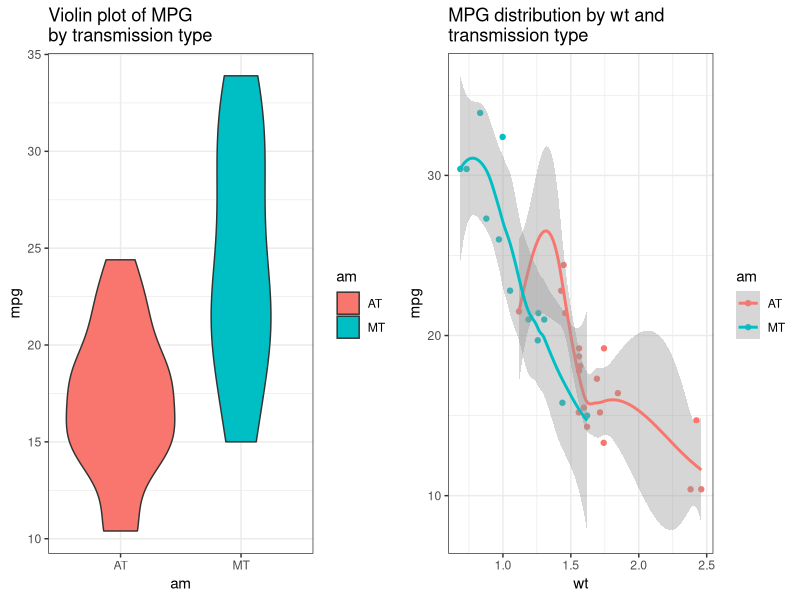
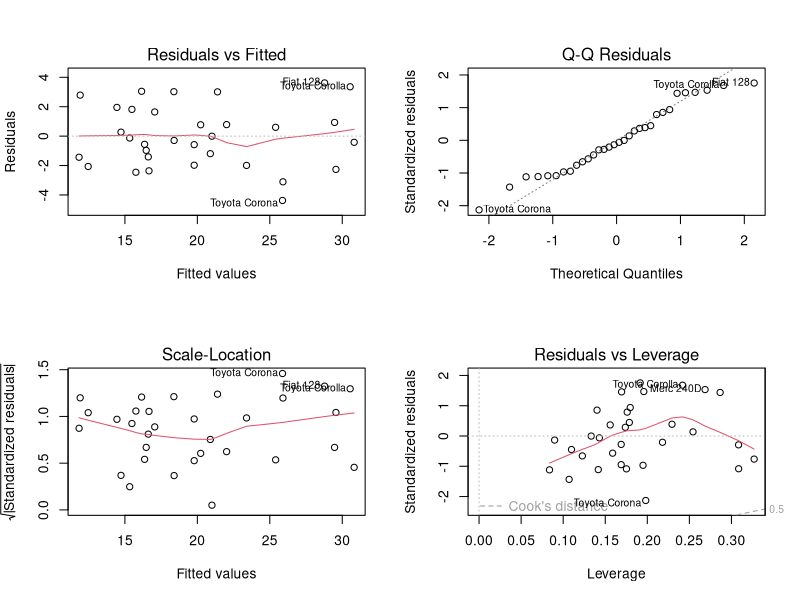

These charts were generated, in order, by the following R code: (Note: this script raises an error after producing the figures.)
## ---- chunk 1
knitr::opts_chunk$set(
	cache = TRUE,
	echo = TRUE
)
## ---- chunk 2
require(datasets)
require(ggplot2)
require(dplyr)
require(gridExtra)
data(mtcars)
## ---- chunk 3
mtcars <- mtcars %>%
    mutate(
        wt = wt * 0.45359237,
        am = factor(am, levels = c(0, 1), labels = c("AT", "MT")),
        cylsize = disp / cyl
    ) # convert weight to metric t and create cylinder size variable
## ---- chunk 4
# exploratory analysis
p1 <-
ggplot(mtcars, aes(y = mpg, x = am, fill = am)) + geom_violin() +
labs(title = "Violin plot of MPG \nby transmission type")+theme_bw()

p2 <-
ggplot(mtcars, aes(x = wt, y = mpg, color = am)) +
geom_point() + geom_smooth() +
labs(title = "MPG distribution by wt and \ntransmission type")+
    theme_bw()

grid.arrange(p1, p2, nrow = 1)
## ---- chunk 5
mtam <- lm(mpg~am, data = mtcars)
summary(mtam)
## ---- chunk 6
mt <- lm(mpg~. -cylsize, data = mtcars)
summary(mt)
anova(mt)
## ---- chunk 7
mt3 <- lm(mpg~disp+cyl+wt+cylsize+am, data = mtcars)
summary(mt3)
anova(mt3,mt)
shapiro.test(mt3$residuals)
par(mfrow = c(2, 2))
plot(mt3)

mt4 <- lm(mpg~disp+cyl+wt+cylsize, data = mtcars)
anova(mt3,mt4)
## ---- chunk 8
mancoef <- c(mtam$coefficients[2],mt$coefficients[9],mt3$coefficients[6])
confmanlower <- c(confint(mtam)[2,1],confint(mt)[9,1],confint(mt3)[6,1])
confmanupper <- c(confint(mtam)[2,2],confint(mt)[9,2],confint(mt3)[6,2])
estimate <- c("Transmission only","Adjusted for all factors","Adjusted by best model")
coefdf <- data.frame(estimate,mancoef,confmanlower, confmanupper)
coefdf$estimate <- relevel(coefdf$estimate,"Transmission only")


p <- ggplot(coefdf, aes(x=estimate, y=mancoef, fill=estimate)) + 
  geom_bar(stat="identity", color="black") +
  geom_errorbar(aes(ymin=confmanlower, ymax=confmanupper), width=.3,
                 position=position_dodge(.9))
p+labs(title="Comparison of manual transmission impact on MPG \nwith confidence intervals", x="Model used", y = "Change in MPG for manual compared to AT")+
   theme_bw() 
